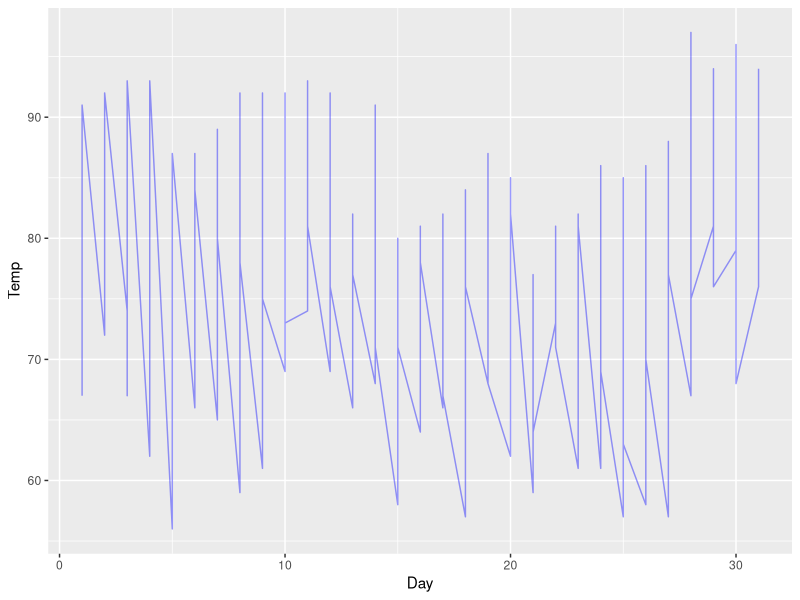

Write the R code that produced this figure.
## ---- chunk 1
library(tidyverse)
data("airquality")
## ---- chunk 2

ggplot(data = airquality,aes(x = Day, y= Temp)) + geom_line(alpha = 0.4, color= "blue")

